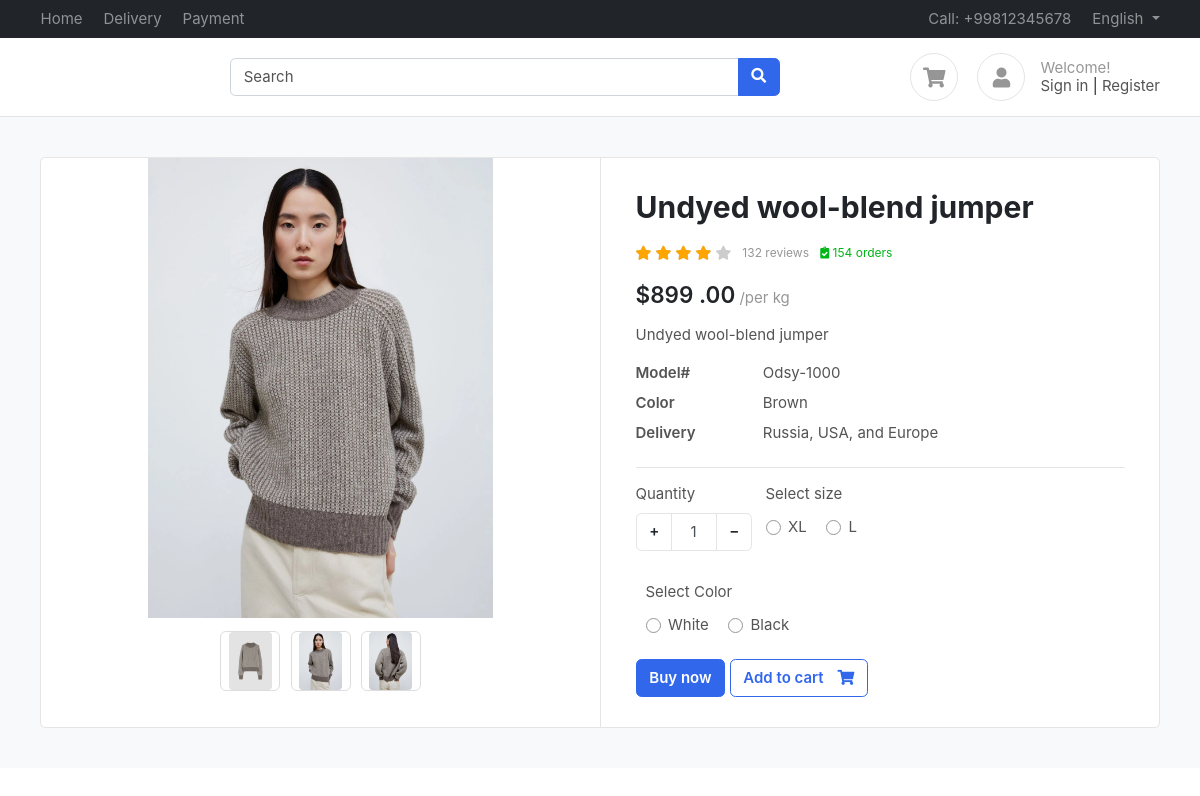
Screenshot of /product/undyed-wool-blend-jumper/ with the database file from the repository.
### products/models.py (models this page shows, shortened)
class Product(BaseModel):
    product_name = models.CharField(max_length=100)
    slug = models.SlugField(unique=True, blank=True, null=True)
    category = models.ForeignKey(Category, on_delete=models.CASCADE, related_name="products")
    price = models.IntegerField()
    product_description = models.TextField()
    color_variant = models.ManyToManyField(ColorVariant, blank=True)
    size_variant = models.ManyToManyField(SizeVariant, blank=True)

class ProductImage(BaseModel):
    product = models.ForeignKey(Product, on_delete=models.CASCADE, related_name="products")
    category_image = models.ImageField(upload_to="products")

class SizeVariant(BaseModel):
    size_name = models.CharField(max_length=100)
    price = models.IntegerField(default=0)

class ColorVariant(BaseModel):
    color_name = models.CharField(max_length=100)
    price = models.IntegerField(default=0)

### products/views.py (the view)
# urls.py: path('<slug>/', get_product, name='product'),
def get_product(request, slug):
    try:
        print("slug"+slug)
        product = Product.objects.get(slug=slug)
        context = {'product': product}
        if request.GET.get('size'):
            size = request.GET.get('size')
            price = product.get_product_price_by_size(size)
            context['selected_size'] = size
            context['updated_price'] = price
        if request.GET.get('color'):
            color = request.GET.get('color')
            price = product.get_product_price_by_color(color)
            context['selected_color'] = color
            context['updated_price'] = price
        return render(request, 'product/product.html', context=context)
    except Exception as e:
        print(e)

### templates/product/product.html (shortened to what this page needs)
{%  extends "base/base.html" %}
{% block start %}
<section class="section-content padding-y bg">
    <div class="container">
    <div class="card">
        <div class="row no-gutters">
            <aside class="col-md-6">
    <article class="gallery-wrap">
    <div class="img-big-wrap">
      <div> <a href="#"><img src="/media/{{product.products.first.category_image}}"></a></div>
    </div>
    <div class="thumbs-wrap">
      {% for image in product.products.all%}
      <a href="#" class="item-thumb"> <img src="/media/{{image.category_image}}"></a>
      {% endfor %}
    </div>
    </article>
            </aside>
            <main class="col-md-6 border-left">
    <article class="content-body">
    <h2 class="title">{{product.product_name}}</h2>
    <div class="rating-wrap my-3">
        <ul class="rating-stars">
            <li style="width:80%" class="stars-active">
                <i class="fa fa-star"></i> <i class="fa fa-star"></i>
                <i class="fa fa-star"></i> <i class="fa fa-star"></i>
            </li>
            <li>
                <i class="fa fa-star"></i> <i class="fa fa-star"></i>
                <i class="fa fa-star"></i> <i class="fa fa-star"></i>
                <i class="fa fa-star"></i>
            </li>
        </ul>
        <small class="label-rating text-muted">132 reviews</small>
        <small class="label-rating text-success"> <i class="fa fa-clipboard-check"></i> 154 orders </small>
    </div>
    <div class="mb-3">
        <var class="price h4">
          {% if updated_price %}
          {{updated_price}}
          {% else %}
          ${{product.price}}
          {% endif %}
        .00</var>
        <span class="text-muted">/per kg</span>
    </div>
    <p>{{product.product_description}}</p>
    <dl class="row">
      <dt class="col-sm-3">Model#</dt>
      <dd class="col-sm-9">Odsy-1000</dd>
      <dt class="col-sm-3">Color</dt>
      <dd class="col-sm-9">Brown</dd>
      <dt class="col-sm-3">Delivery</dt>
      <dd class="col-sm-9">Russia, USA, and Europe </dd>
    </dl>
    <hr>
        <div class="form-row">
            <div class="form-group col-md flex-grow-0">
                <label>Quantity</label>
                <div class="input-group mb-3 input-spinner">
                  <div class="input-group-prepend">
                    <button class="btn btn-light" type="button" id="button-plus"> + </button>
                  </div>
                  <input type="text" class="form-control" value="1">
                  <div class="input-group-append">
                    <button class="btn btn-light" type="button" id="button-minus"> − </button>
                  </div>
                </div>
            </div>
            {% if product.size_variant.all%}
            <div class="form-group col-md">
                    <label>Select size</label>
                    <div class="mt-1">
                      {% for size in product.size_variant.all%}
                        <label class="custom-control custom-radio custom-control-inline">
                          <div class="custom-control-label">{{size.size_name}}</div>
                        </label>
                        {% endfor %}
                    </div>
            </div>
            {% endif %}
      </div>
      {% if product.color_variant.all %}
      <div class="form-group col-md">
        <label>Select Color</label>
        <div class="mt-1">
          {% for color in product.color_variant.all %}
            <label class="custom-control custom-radio custom-control-inline">
              <div class="custom-control-label">{{color.color_name}}</div>
            </label>
          {% endfor %}
        </div>
        {% endif %}
        </div>
        <a href="#" class="btn  btn-primary"> Buy now </a>
        <a href="{% url 'add_to_cart' product.uid %}?variant={{selected_size}}" class="btn  btn-outline-primary">
        <span class="text">Add to cart</span> <i class="fas fa-shopping-cart"></i>  </a>
    </article>
            </main>
        </div>
    </div>
    </div>
    </section>
{% endblock %}

### public/static/css/ui.css (style rules this page uses)
html { font-family: 'Inter', sans-serif; font-size: 15px; }
.content-body { flex: 1 1 auto; padding: 2rem 2.3rem; }
.padding-y { padding-top: 40px; padding-bottom: 40px; }
var { font-style: normal; }
article:after, .form-group:after { display: block; clear: both; content: ""; }
.bg { background-color: #f8f9fa; }
.card .title { color: #212529; }
.btn-light { background-color: #fff; border-color: #e4e4e4; }
.btn .text + i { margin-left: 10px; }
dl[class="row"] { margin-bottom: 0; }
.price { font-weight: 600; color: #212529; }
.label-rating { margin-left: 7px; display: inline-block; vertical-align: middle; }
.rating-stars { display: inline-block; vertical-align: middle; list-style: none; margin: 0; padding: 0; position: relative; white-space: nowrap; clear: both; }
.rating-stars i { font-size: 14px; color: #ccc; display: inline; }
.rating-stars li { display: block; text-overflow: clip; white-space: nowrap; z-index: 1; }
.rating-stars li.stars-active { z-index: 2; position: absolute; top: 0; left: 0; overflow: hidden; }
.rating-stars li.stars-active i { color: orange; }
.input-spinner { width: 120px; flex-wrap: nowrap; display: inline-flex; }
.input-spinner input.form-control { text-align: center; max-width: 46px; flex-basis: 46px; border-color: #e4e4e4; flex-grow: 0; }
.input-spinner .btn { width: 36px; text-align: center; }
.gallery-wrap .img-big-wrap { margin-bottom: 10px; border-radius: 0.37rem; overflow: hidden; background-color: #fff; }
.gallery-wrap .img-big-wrap a { text-align: center; display: block; }
.gallery-wrap .img-big-wrap img { height: 460px; width: auto; display: inline-block; cursor: zoom-in; }
.gallery-wrap .thumbs-wrap { text-align: center; }
.gallery-wrap .thumbs-wrap .item-thumb { width: 60px; height: 60px; border: 1px solid #ddd; border-radius: 6px; margin: 3px; display: inline-block; overflow: hidden; }
.gallery-wrap .thumbs-wrap img { max-width: 100%; max-height: 100%; object-fit: cover; border-radius: 4px; cursor: zoom-in; }

### rows the page displays
Product: products.first.category_image (picture), product_name "Undyed wool-blend jumper", price "899", product_description "Undyed wool-blend jumper"
ProductImage: category_image (picture)
ProductImage: category_image (picture)
ProductImage: category_image (picture)
SizeVariant: size_name "XL"
SizeVariant: size_name "L"
ColorVariant: color_name "White"
ColorVariant: color_name "Black"
